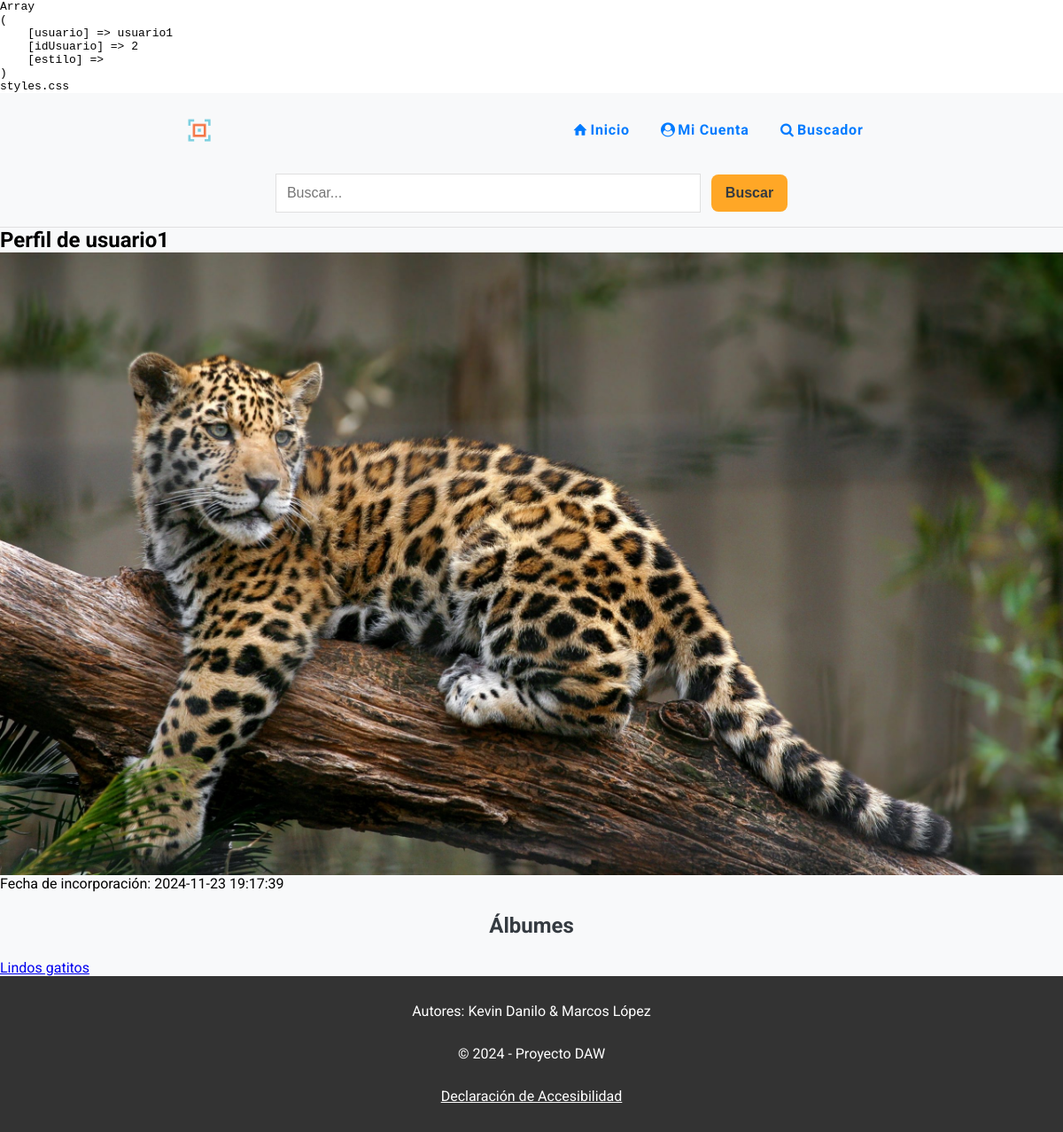
Page /perfil-usuario.php?id=2 (signed in) on the earlier database version.
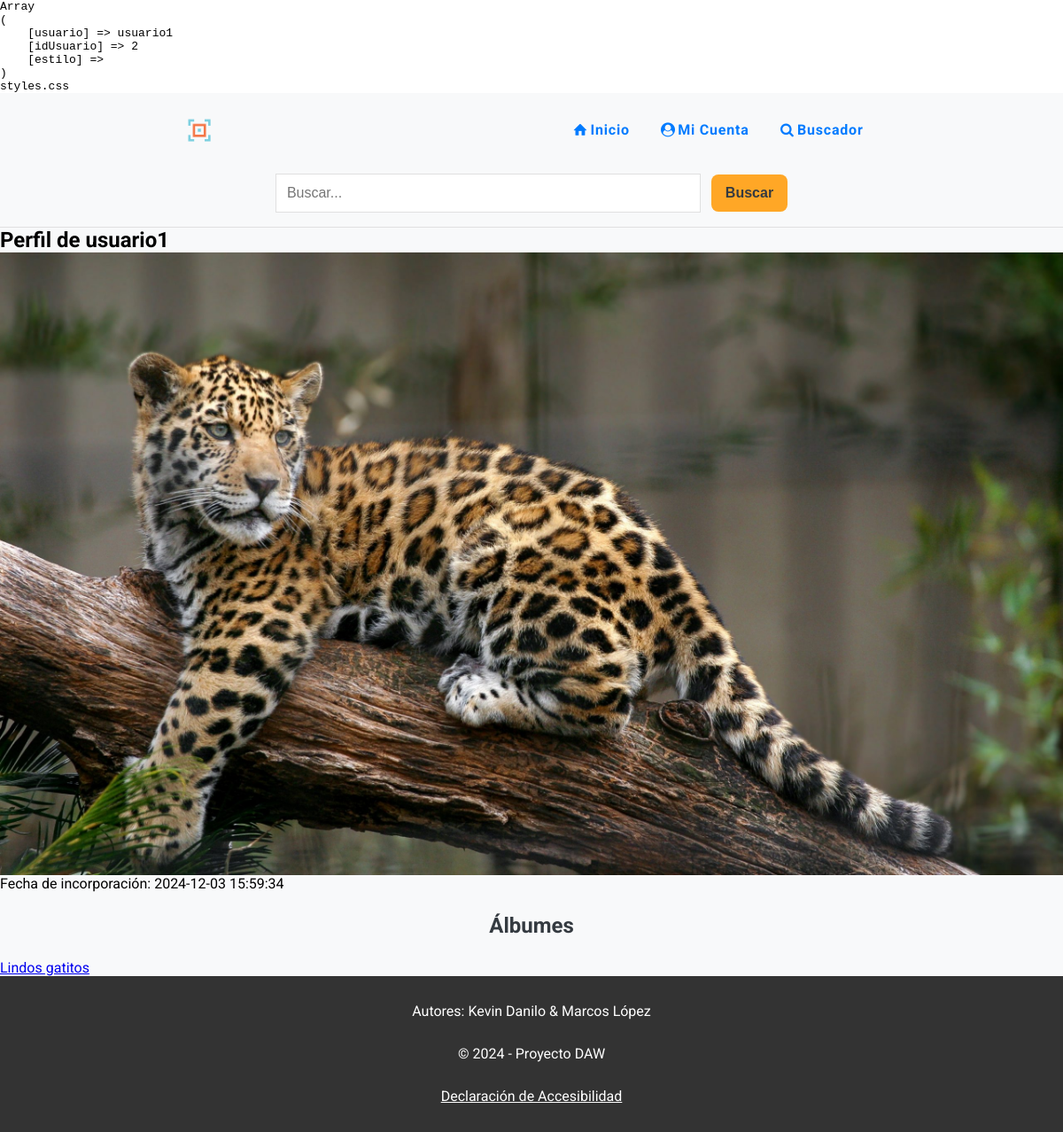
Same page on the later database version.
### tables this page shows
CREATE TABLE `usuarios` (
  `idUsuario` int(11) NOT NULL,
  `nomUsuario` varchar(15) NOT NULL,
  `clave` varchar(15) NOT NULL,
  `email` varchar(254) NOT NULL,
  `sexo` smallint(6) DEFAULT NULL,
  `fNacimiento` date DEFAULT NULL,
  `ciudad` varchar(100) DEFAULT NULL,
  `pais` int(11) NOT NULL,
  `foto` varchar(255) DEFAULT NULL,
  `fRegistro` timestamp NOT NULL DEFAULT current_timestamp() ON UPDATE current_timestamp(),
  `estilo` int(11) DEFAULT NULL
);

CREATE TABLE `albumes` (
  `idAlbum` int(11) NOT NULL,
  `titulo` varchar(255) NOT NULL,
  `descripcion` varchar(500) DEFAULT NULL,
  `usuario` int(11) NOT NULL
);

### perfil-usuario.php (the view, shortened to what this page needs)
<?php
include "inc/html-start.php";
include "inc/cabecera.php";
include "inc/conexion-db.php";
$idUsuario = $_GET['id'];
$sqlUser = "SELECT nomUsuario, foto, fRegistro FROM usuarios WHERE idUsuario = $idUsuario";
$sqlAlbum = "SELECT idAlbum, titulo FROM albumes WHERE usuario = $idUsuario";
if (!($resultUser = $conn->query($sqlUser))) {
  echo "<p>Error al ejecutar la sentencia <b>$sqlUser</b>: " . $conn->error . "</p>";
  exit;
}
if (!($resultAlbum = $conn->query($sqlAlbum))) {
  echo "<p>Error al ejecutar la sentencia <b>$sqlAlbum</b>: " . $conn->error . "</p>";
  exit;
}
$usuario = $resultUser->fetch_assoc();
?>
<main>
<section>
    <h1>Perfil de <?= $usuario['nomUsuario'] ?></h1>
    <img src="fotos/<?= $usuario['foto'] ?>" alt="Foto de perfil">
    <p>Fecha de incorporación: <?= $usuario['fRegistro'] ?></p>
    <h2>Álbumes</h2>
    <ul>
      <?php while ($album = $resultAlbum->fetch_assoc()): ?>
        <li><a href="album.php?id=<?= $album['idAlbum'] ?>"><?= $album['titulo'] ?></a></li>
      <?php endwhile; ?>
    </ul>
  </section>
</main>
<?php
include "inc/pie.php";
include "inc/html-end.php";
?>

### inc/html-start.php (shortened to what this page needs)
<?php
$estilo = 'styles.css';
echo "<pre style='background-color:#FFF; color:#000'>";
print_r($_SESSION);
print_r($estilo);
echo "</pre>";
?>
<!DOCTYPE html>
<html lang="es">
<head>
  <link rel="stylesheet" href="css/styles.css">
  <link rel="stylesheet" href="css/<?= $estilo ?>?v=<?= time(); ?>" title="Estilo seleccionado">
  <link rel="stylesheet" href="css/print.css" media="print">
  <link rel="stylesheet" href="css/fontello.css">
</head>
<body>

### inc/cabecera.php (shortened to what this page needs)
<?php
if (isset($_SESSION['usuario'])) {
    $usuarioIdentificado = true;
} elseif (isset($_COOKIE['usu']) && isset($_COOKIE['pwd'])) {
    $_SESSION['usuario'] = $_COOKIE['usu'];
    $usuarioIdentificado = true;
} else {
    $usuarioIdentificado = false;
    unset($_SESSION['usuario']);
    $estilo = 1;
}
?>
<header>
  <div>
    <a href="index.php"><img src="img/logo1.png" alt="logo"></a>
    <nav>
      <ul>
        <?php if ($usuarioIdentificado): ?>
          <li><a href="identificado.php"><span class="icon-home"></span>Inicio</a></li>
          <li><a href="menu-usuario.php"><span class="icon-user-circle"></span>Mi Cuenta</a></li>
        <?php else: ?>
          <li><a href="index.php"><span class="icon-home"></span>Inicio</a></li>
          <li><a href="registro.php"><span class="icon-user-plus"></span>Regístrate</a></li>
          <li><a href="login.php"><span class="icon-login"></span>Iniciar sesión</a></li>
        <?php endif; ?>
        <li><a href="busqueda.php"><span class="icon-search"></span>Buscador</a></li>
      </ul>
    </nav>
  </div>
  <form action="resultado.php" method="get" id="form-search">
    <input type="search" placeholder="Buscar...">
    <button class="btn-search" type="submit">Buscar</button>
  </form>
</header>

### inc/pie.php
<footer class="container-footer">
    <p>Autores: Kevin Danilo & Marcos López</p>
    <p>&copy; 2024 - Proyecto DAW</p>
    <P><a href="accesibilidad.php">Declaración de Accesibilidad</a></P>
  </footer>

### inc/html-end.php
</body>
</html>

### css/styles.css (style rules this page uses)
* { margin: 0; padding: 0; box-sizing: border-box; }
body { min-height: 100dvh; font-family: "Roboto", sans-serif; background-color: var(--background-color); }
img { height: auto; max-width: 100%; }
header { padding: 1em; border-bottom: 1px solid var(--border-color); }
header img { width: 2em; }
body>main>h1, h2 { text-align: center; color: var(--text-color); margin: 1em 0; }
@media screen and (width >=768px) { header>div { display: flex; justify-content: space-around; align-items: center; } }
@media screen and (width >=768px) { nav>ul { display: flex; max-height: none; background-color: var(--background-color); box-shadow: none; } }
@media screen and (width >=768px) { #form-search input[type="search"] { width: 30em; font-size: 1em; } }
@media screen and (width >=768px) { .btn-search { font-size: 1em; } }

### css/variables.css (style rules this page uses)
:root { --primary-color: #007BFF; --secondary-color: #FFA726; --accent-color: #66BB6A; --background-color: #F8F9FA; --text-color: #343A40; --card-background-color: #ffffff; --image-card-background: #f0f0f5; --hover-primary: #0056b3; --hover-secondary: #e68a00; --shadow-color: rgba(0, 0, 0, .1); --border-color: #E0E0E0; --success-color: #28a745; --error-color: #dc3545; --color-blanco: #ffffff; --color-negro: #000000; --color-azul: #0000ff; --contrast-primary-color: #0A2463; --contrast-hover-primary: #051C47; --dark-background-color: #121212; --dark-primary-color: #6EA8FF; --dark-secondary-color: #FFB74D;; --dark-text-primary: rgba(255, 255, 255, 0.87); --dark-card-background-color: #1E1E1E; --dark-image-card-background: #2A2A2E; --dark-hover-primary: #85B8FF; --dark-hover-secondary: #FFC266; --dark-shadow-color: rgba(255, 255, 255, .1); }

### css/print.css (style rules this page uses)
* { background-color: var(--color-blanco); color: var(--color-negro); margin: 0; padding: 0; }
body { font-family: Arial, sans-serif; font-size: 12pt; }
header { display: none; }
a { color: var(--color-azul); text-decoration: underline; }
a::after { content: attr(href); }
img { width: 100%; height: 380px; object-fit: cover; }
p { text-align: left; }

Differences in the rows shown:
changed usuarios "usuario1": fRegistro "2024-11-23 19:17:39" → "2024-12-03 15:59:34"
